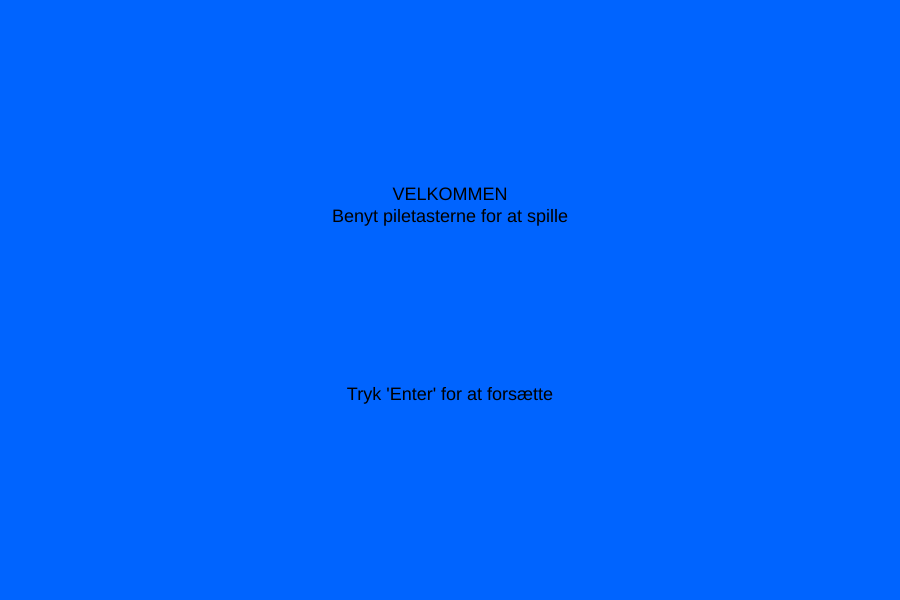
Frame 1 (no input)
Frame 60 (no input): identical to frame 1, image omitted
Frame 120 (the mouse pressed at the canvas centre since frame 60): identical to frame 1, image omitted

The p5.js sketch that drew this single still picture (run headless with seeded random() and noise() and a simulated clock; from frame 60 on, the mouse is pressed at the canvas centre):

// p5.js sketch
// ── sketch.js
let start = true;
let arr_rør;
let player1;
let player_x;
let player_y;
let points = 0;
let dead = false;
let highscore = 0;
let state = false;

function setup() {
  // Sætter skærm størrelsen
  createCanvas(900, 600);

  player_x = width/2;
  player_y = height/2;

  player = new player(player_x, player_y, 35, 15); // x, y, rect (x;y)
  arr_rør = [new rør(width, 25, 3.5), // x, b, hastighed
             new rør(width * 1.5, 25, 3.5)];
}

function draw() {
  // Fjerne alt på skærmen for en fram tegnes
  clear();
  // Baggrundsfarve
  background(0,100,255);

  // Velkomst besked
  if (!state) {
    textAlign(CENTER);
    textSize(18)
    fill(0)
    text("VELKOMMEN", width/2, height/3);
    text("Benyt piletasterne for at spille", width/2, height/2.7);
    text("Tryk 'Enter' for at forsætte", width/2, height/1.5);
  }

  if (state) {
  // Kalder update og vis for player
  player.update();
  player.vis();

  // Kalder update og vis for hver rør
  arr_rør.forEach(r => {
    if (!dead) r.update();
    r.vis();
  });

  if (points > highscore) highscore = points

  // Visser spillerens score samt highscore
  textAlign(RIGHT, TOP);
  textSize(16);
  fill(0)
  text(points + " point",width-10, 10);
  text(highscore + " highscore", width-10, 40)


  // Hvis man dør visses dette
  if (dead) {
    fill(150)
    rect(width/2.75,height/2.3,245,150)

    textAlign(CENTER);
    textSize(18)
    fill(255, 0, 0)
    text("GAME OVER. Du fik " + points + " point", width/2, height/1.9);
    text("Tryk 'r' for at spille igen", width/2, height/1.75)
    }
  }
}
// ── player.js
let l = 90;
let m = 15;
let a = 0.01;
let a_vel = 0;
let a_acc = 0;
let g = 0.02;
let cx;
let cy;
let cxo;
let cyo;

class player {
  // x = x, y = y, w = width, h = height
  constructor(x, y, w, h) {
    this.x = x;
    this.y = y;
    this.w = w;
    this.h = h;
  }

  vis() {
    // Tegner rektanglen i der "holder" pedulet
    fill(0);
    rectMode(CENTER);
    rect(this.x, this.y, this.w, this.h);
    rectMode(CORNER)
    stroke(0);
    strokeWeight(2);

    // cirkel x og y koordinat
    cx = l * sin(a);
    cy = l * cos(a);

    cxo = -cx + this.x;
    cyo = -cy + this.y;

    // Tegner pendulet
    line(this.x, this.y, -cx + this.x, -cy + this.y);
    fill(0);
    ellipse(cxo, cyo, m, m);

    // Udregner acceleration, hastighed og pendulets position
    // Se evt. opgave for udledelse
    a_acc = -g / -l * sin(a);
    a_vel += a_acc;
    a += a_vel;
  }

  update() {
    //this.y = this.y + 1;
    //print(x);
    if (cy < 0 && (a = PI / 2)) {
      a = (3 * PI) / 2;
    }

    // Tjekker om man dør ved at tabe pendulet
    if (a == ((3 * PI) / 2)) dead = true;
  }
}

// Movement
function keyPressed() {
  if (!dead) {
    if (keyCode == LEFT_ARROW) {
      if (a < 1) {
        a_vel += 0.02;
      } else if (a > -1) {
        a_vel += 0.02;
      } else {
        a_vel += 0.04;
      }
    } else if (keyCode == RIGHT_ARROW) {
      if (a < 1) {
        a_vel -= 0.02;
      } else if (a > -1) {
        a_vel -= 0.02;
      } else {
        a_vel -= 0.04;
      }
    }

    if (keyCode == UP_ARROW) {
      player.y -= 7;
    } else if (keyCode == DOWN_ARROW) {
      player.y += 7;
    }
  }

  // 82 = r
  // Genstarter spillet men bibeholder highscore
  if (keyCode == 82) {
    a = 0.01;
    a_vel = 0;
    a_acc = 0;
    g = 0.02;
    cx = l * sin(a);
    cy = l * cos(a);
    cxo = -cx + this.x;
    cyo = -cy + this.y;
    points = 0;
    player.x = width / 2;
    player.y = height / 2;
    arr_rør[0].x = width;
    arr_rør[1].x = width * 1.5;
    dead = false;
    bool = true;
  }

  // Starter spillet
  if (keyCode == ENTER) {
    state = true;
  }
}
// ── rør.js
let bool = true;
class rør {
  // Constructor af rør
  // x = der hvor røret spawner
  // b = bredden af rør
  // hastighed = hvor hurtigt et rør bevæger sig
  constructor(x, b, hastighed) {
    // Tilfældig størrelse af rør
    this.top = random(80, (height / 2) - 65);
    this.bund = random(80, (height / 2) - 65);



    // Sætter variablerne til lokale i denne klasse
    this.x = x;
    this.b = b;
    this.hastighed = hastighed;
  }

  vis() {
    // Rør farve
    //fill(0,150,255);
    fill(255);
    // Render rør
    rect(this.x, 0, this.b, this.top);
    rect(this.x, height - this.bund, this.b, this.bund);
  }

  update() {
    // Sætter rørne til at bevæge sig med 'hastisghed'
    this.x -= this.hastighed;

    // Stopper røret når den går ud af venstre side og sætter...
    // ...den i højre side
    if (this.x < 0) {
      this.x = width;
      // randomizer rørnes størrelse igen
      this.top = random(120, (height / 2) - 50);
      this.bund = random(120, (height / 2) - 50);
      bool = true;
    }

    // Giver point
    if (this.x <= player.x && bool) {
      points++;
      bool = false;
    }


    // Tjekker om man dør
    // Rect
    let xBund = height - this.bund;
    if ((this.x < player.x + (player.w / 2) && this.x + this.b > player.x - player.w / 2) && (player.y - player.h / 2 < this.top || player.y + player.h / 2 > xBund)) dead = true;

    // Ellipse
    if ((this.x < cxo + m && this.x + this.b > cxo - m) && (cyo - m < this.top || cyo + m > xBund)) dead = true;
  }
}
